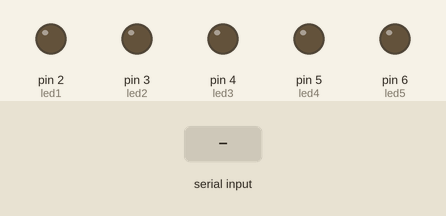
Simulated run of this sketch. Board: Arduino Uno, built with avr-gcc and run on an emulated ATmega328P. Shown: output pins drawn as LEDs (lit = HIGH). Inputs (shaded band) come from the test bench.

Above: at 1.2 s.
1.3 s: "1\n" received over Serial
At 2.1 s:
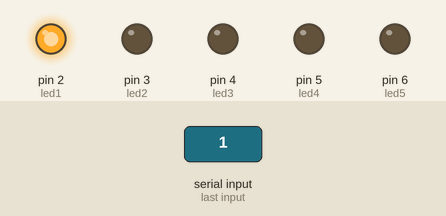
3.8 s: "2\n" received over Serial
At 4.6 s:
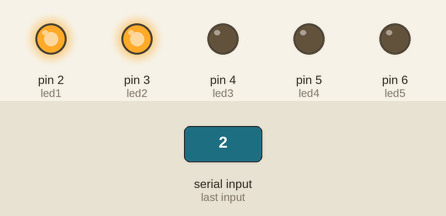
6.3 s: "3\n" received over Serial
At 7.1 s:
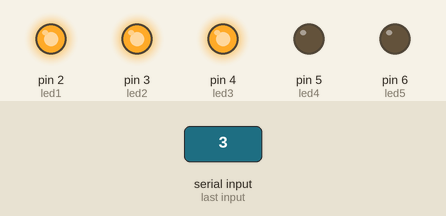
8.8 s: "4\n" received over Serial
At 9.6 s:
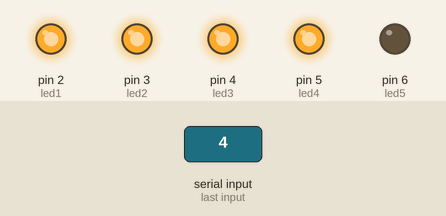
11.3 s: "5\n" received over Serial
At 12.1 s:
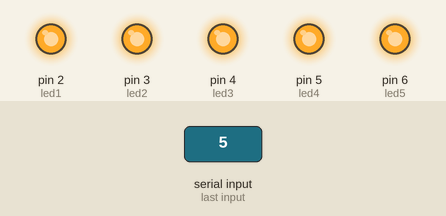
Timing chart, 0 to 14.3 s (numbered marks = the images above; inputs shaded):
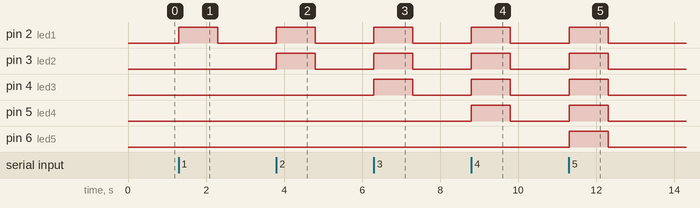

The sketch:

arduino.ino
```cpp
#define led1 2  // Define the pin for Red LED
#define led2 3  // Define the pin for Green LED
#define led3 4  // Define the pin for third LED
#define led4 5  // Define the pin for fourth LED
#define led5 6  // Define the pin for fifth LED

void setup() {
  pinMode(led1, OUTPUT);  // Set the Red LED pin as output
  pinMode(led2, OUTPUT);  // Set the Green LED pin as output
  pinMode(led3, OUTPUT);  // Set the third LED pin as output
  pinMode(led4, OUTPUT);  // Set the fourth LED pin as output
  pinMode(led5, OUTPUT);  // Set the fifth LED pin as output
  Serial.begin(9600);  // Start serial communication at 9600 baud rate
}

void loop() {
  if (Serial.available() > 0) {  // If data is available in the serial buffer
    int fingerCount = Serial.parseInt();  // Read the integer from the serial input

    // If the number of fingers is 1, turn on the first LED and turn off others
    if (fingerCount == 1){
      digitalWrite(led1, HIGH);  // Turn on LED 1 (Red)
      digitalWrite(led2, LOW);   // Turn off LED 2 (Green)
      digitalWrite(led3, LOW);   // Turn off LED 3
      digitalWrite(led4, LOW);   // Turn off LED 4
      digitalWrite(led5, LOW);   // Turn off LED 5

    }
    // If the number of fingers is 2, turn on the first two LEDs and turn off others
    else if(fingerCount == 2){
      digitalWrite(led1, HIGH);  // Turn on LED 1 (Red)
      digitalWrite(led2, HIGH);  // Turn on LED 2 (Green)
      digitalWrite(led3, LOW);   // Turn off LED 3
      digitalWrite(led4, LOW);   // Turn off LED 4
      digitalWrite(led5, LOW);   // Turn off LED 5

    }
    // If the number of fingers is 3, turn on the first three LEDs and turn off others
    else if(fingerCount == 3){
      digitalWrite(led1, HIGH);  // Turn on LED 1 (Red)
      digitalWrite(led2, HIGH);  // Turn on LED 2 (Green)
      digitalWrite(led3, HIGH);  // Turn on LED 3
      digitalWrite(led4, LOW);   // Turn off LED 4
      digitalWrite(led5, LOW);   // Turn off LED 5

    }
    // If the number of fingers is 4, turn on the first four LEDs and turn off the last one
    else if(fingerCount == 4){
      digitalWrite(led1, HIGH);  // Turn on LED 1 (Red)
      digitalWrite(led2, HIGH);  // Turn on LED 2 (Green)
      digitalWrite(led3, HIGH);  // Turn on LED 3
      digitalWrite(led4, HIGH);  // Turn on LED 4
      digitalWrite(led5, LOW);   // Turn off LED 5
    }
    // If the number of fingers is 5, turn on all LEDs
    else if(fingerCount == 5){
      digitalWrite(led1, HIGH);  // Turn on LED 1 (Red)
      digitalWrite(led2, HIGH);  // Turn on LED 2 (Green)
      digitalWrite(led3, HIGH);  // Turn on LED 3
      digitalWrite(led4, HIGH);  // Turn on LED 4
      digitalWrite(led5, HIGH);  // Turn on LED 5
    }
    // If the finger count is other than 1 to 5, turn off all LEDs
    else{
      digitalWrite(led1, LOW);   // Turn off LED 1 (Red)
      digitalWrite(led2, LOW);   // Turn off LED 2 (Green)
      digitalWrite(led3, LOW);   // Turn off LED 3
      digitalWrite(led4, LOW);   // Turn off LED 4
      digitalWrite(led5, LOW);   // Turn off LED 5
    }
  }
}
```

Measured:
- after the input at 1.3 s, pin 2 (led1): LOW → HIGH at once, → LOW 1.0 s later
- after the input at 3.8 s, pin 2 (led1), pin 3 (led2): LOW → HIGH at once, → LOW 1.0 s later
- after the input at 6.3 s, pin 2 (led1), pin 3 (led2), pin 4 (led3): LOW → HIGH at once, → LOW 1.0 s later
- after the input at 8.8 s, pin 2 (led1), pin 3 (led2), pin 4 (led3), pin 5 (led4): LOW → HIGH at once, → LOW 1.0 s later
- after the input at 11.3 s, pin 2 (led1), pin 3 (led2), pin 4 (led3), pin 5 (led4), pin 6 (led5): LOW → HIGH at once, → LOW 1.0 s later
